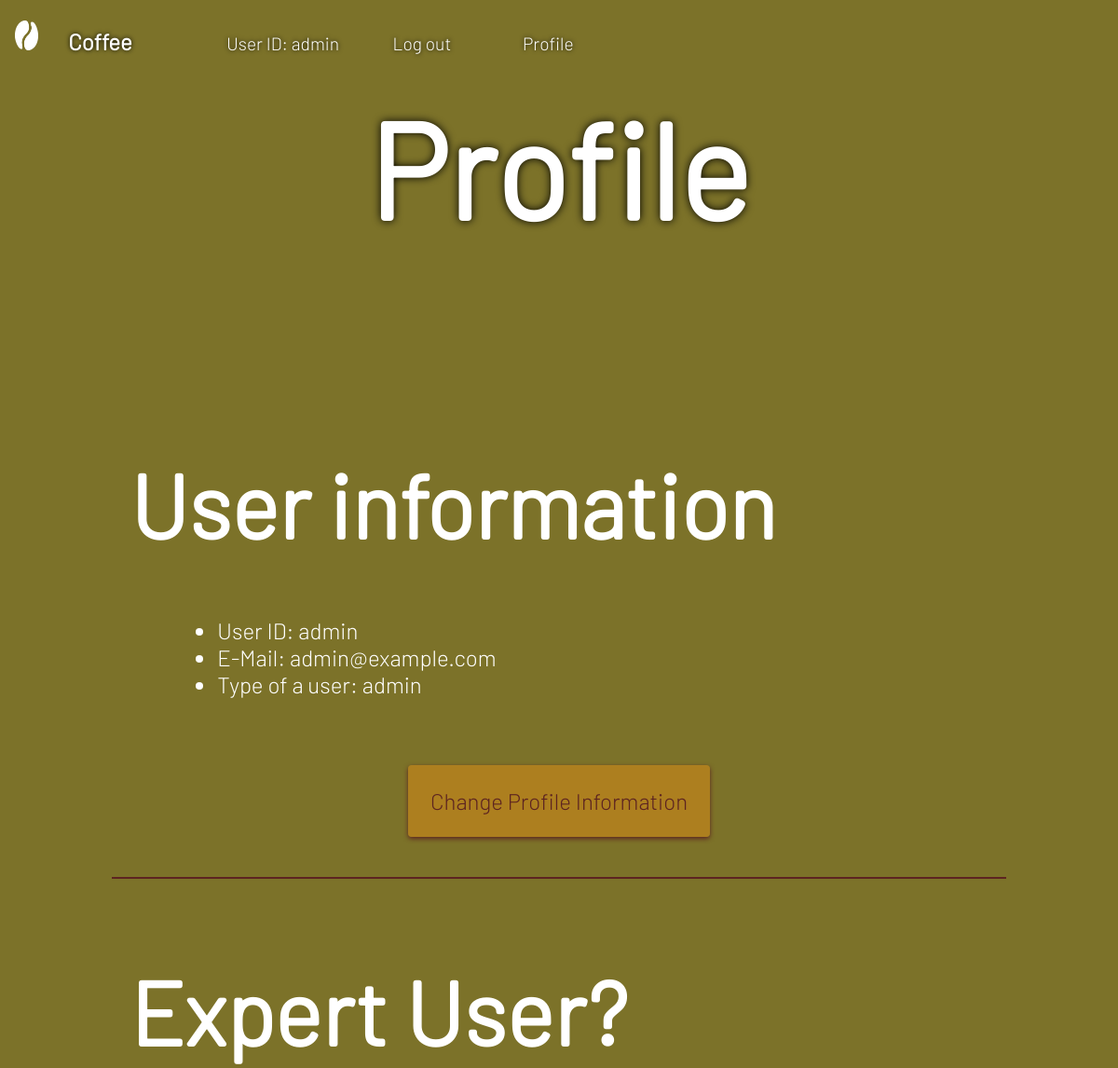
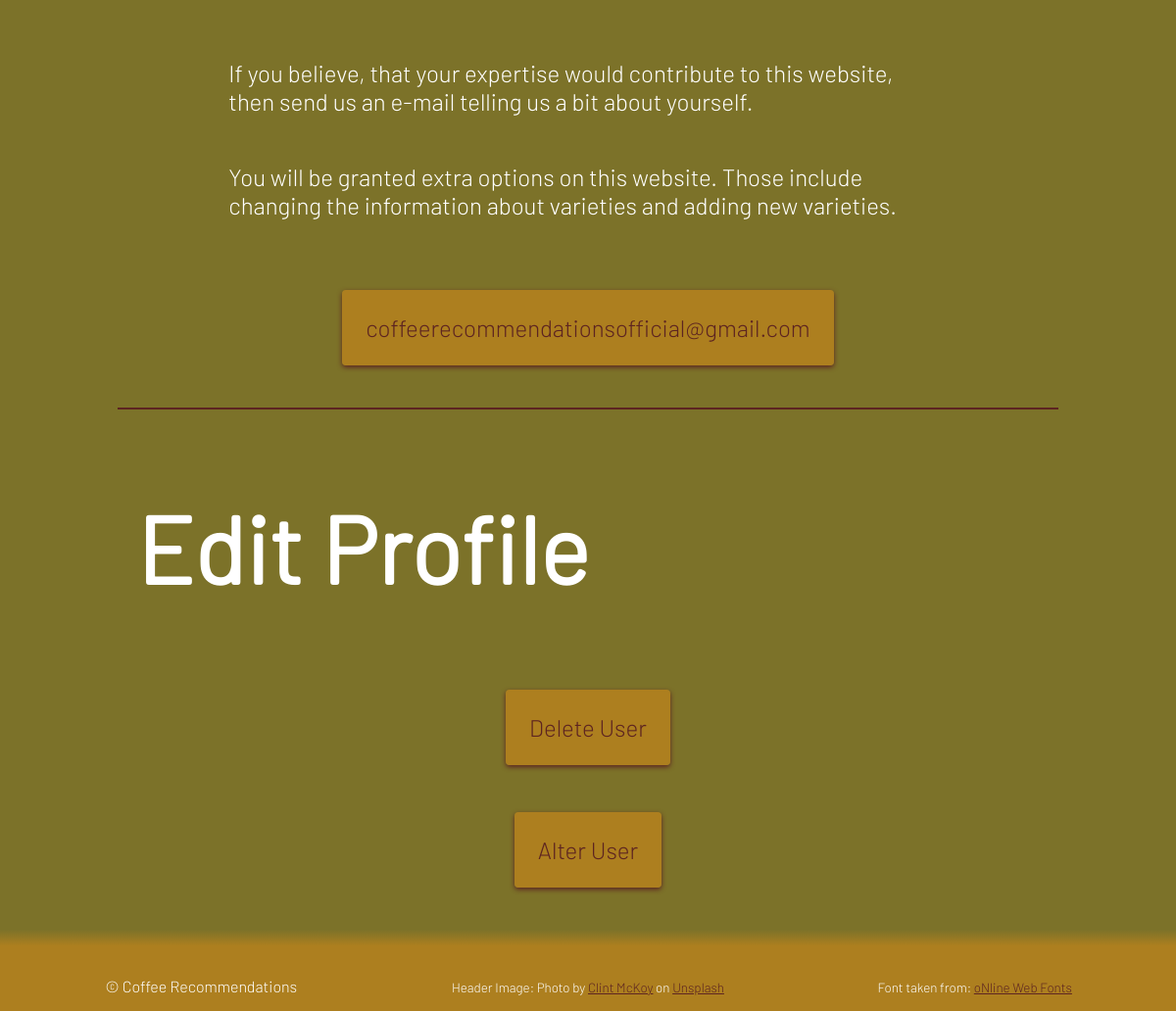
/profile/admin (signed in), run on the app's committed database (2 pictures, top to bottom).
### tables this page shows
CREATE TABLE users
(
    user_id TEXT PRIMARY KEY NOT NULL,
    password TEXT NOT NULL,
    mail TEXT NOT NULL,
    user_type TEXT NOT NULL
);

### app.py (the view, shortened to what this page needs)
@login_required
@app.route("/profile/<string:user_id>")
def profile(user_id):
    user_info = get_user_dict(user_id)
    user_obj = create_user(user_info)
    test_done = user_obj.test_done_check()
    recommended_varieties = None
    return render_template('profile.html', profile_info=user_obj, recommended_varieties=recommended_varieties)

### actors.py (called while the page is built)
    def attributes(self):
        return vars(self)

    def test_done_check(self):
        db = get_db()
        previous_entry = db.execute("""SELECT * FROM user_preferences WHERE user_id = ?;""", (self.user_id,)). fetchall()
        close_db()
        test_done = True
        if previous_entry == []:
            test_done = False
        return test_done

### app.py (called while the page is built)
@app.before_request
def logged_in_user():
    g.user = session.get("user_id", None)
    g.type = session.get("user_type", None)

### database.py (called while the page is built)
def get_db():
    if "db" not in g:
        g.db = sqlite3.connect(DATABASE,
        detect_types=sqlite3.PARSE_DECLTYPES)
        g.db.row_factory = sqlite3.Row
    return g.db

### sql_funcs.py (called while the page is built)
def get_user_dict(user_id, mail=None, type=None):
    db = get_db()
    if type and mail:
        user_dict = db.execute("""SELECT * FROM users
        WHERE user_id = ? AND mail = ? AND user_type = ?;""", (user_id, mail, type)).fetchone()
    elif mail:
        user_dict = db.execute("""SELECT * FROM users
        WHERE mail = ?;""", (mail,)).fetchone()
    elif type:
        user_dict = db.execute("""SELECT * FROM users
        WHERE user_id = ? AND user_type = ?;""", (user_id, type)).fetchone()
    else:
        user_dict = db.execute("""SELECT * FROM users
        WHERE user_id = ?;""", (user_id,)).fetchone()
    close_db()
    return user_dict

def create_user(user_dict):
    user_obj = user(user_dict['user_id'], user_dict['password'],
                    user_dict['mail'], user_dict['user_type'])
    return user_obj

### templates/profile.html (shortened to what this page needs)
{% extends 'base_compact.html' %}
{% block main_heading %}
<h1 class="title">Profile</h1>
{% endblock %}
{% block main_content %}
<main>
    <section>
        <h2>User information</h2>
        <ul>
            <li>User ID: {{ profile_info.attributes()['user_id'] }}</li>
            <li>E-Mail: {{ profile_info.attributes()['mail'] }}</li>
            <li>Type of a user: {{ profile_info.attributes()['type'] }}</li>
        </ul>
        <p class="link_p"><a href="{{ url_for('change_profile', user_id=profile_info.attributes()['user_id']) }}">Change
                Profile
                Information</a></p>
    </section>
    <section>
        <h2>Expert User?</h2>
        <p>If you believe, that your expertise would contribute to this website, then send us an e-mail telling us a
            bit about yourself.</p>
        <p>You will be granted extra options on this website. Those include changing the information about varieties and
            adding new varieties. </p>
        <p class="link_p"><a
                href="mailto:coffeerecommendationsofficial@gmail.com">coffeerecommendationsofficial@gmail.com</a></p>
    </section>
    {% if g.type == 'admin' %}
    <section>
        <h2>Edit Profile</h2>
        <p class="link_p"><a href="{{ url_for('delete_user', user_id=profile_info.user_id ) }}">Delete User</a></p>
        <p class="link_p"><a href="{{ url_for('alter_user', user_id=profile_info.user_id) }}">Alter User</a></p>
    </section>
    {% endif %}
</main>
{% endblock %}

### static/styles.css (style rules this page uses)
*, *:before, *:after { box-sizing: border-box; }
html { --base-color: #7C7229; --background-color: #353620; --main-color: #5d2421; --secondary-color: #ad7f1f; --font-color: white; --shadow-color: black; --alpha-color: #0e050475; }
html { background-color: var(--base-color); font-family: Barlow, sans-serif; color: var(--font-color); overflow-x: hidden; hyphens: manual; }
body { margin: 0; }
.title, .message_title { font-size: 4em; margin-top: 10%; margin-bottom: 5%; grid-row: 2; justify-self: center; }
.compact .title, .compact .message_title { font-size: 4em; grid-row: 2; margin: 0; justify-self: center; justify-content: center; }
@media screen and (min-width: 380px) { .title, .compact .title, .compact .message_title { font-size: 6em; } }
@media screen and (min-width: 550px) { .title, .compact .title { font-size: 9rem; } }
main { font-size: 1.2rem; background-color: var(--base-color); margin: 0; color: var(--font-color); padding: 0 10%; }
main h2 { font-size: 4rem; margin-top: 4rem; margin-bottom: 4rem; }
main p, main ul { width: 80%; padding-left: 5%; margin: 2em; }
main a { color: var(--main-color); text-decoration: none; background-color: var(--secondary-color); border-radius: 4px; padding: 1em; box-shadow: 0 2px 5px var(--main-color); margin: 1em; }
.link_p { text-align: center; margin: 0; padding: 2em; width: 100%; }
main>section { border-bottom: var(--main-color) solid 2px; padding: 8% 0; }
main section { padding: 2% 2%; }
section:nth-last-child(1) { border-bottom: none; }
@media screen and (min-width: 550px) { main { font-size: 1.5rem; } }
@media screen and (min-width: 550px) { main h2 { font-size: 6rem; } }

### data on the page
users: user_id "admin", mail "admin@example.com", user_type "admin"

### other printed values
{{ g.user }} "admin"
